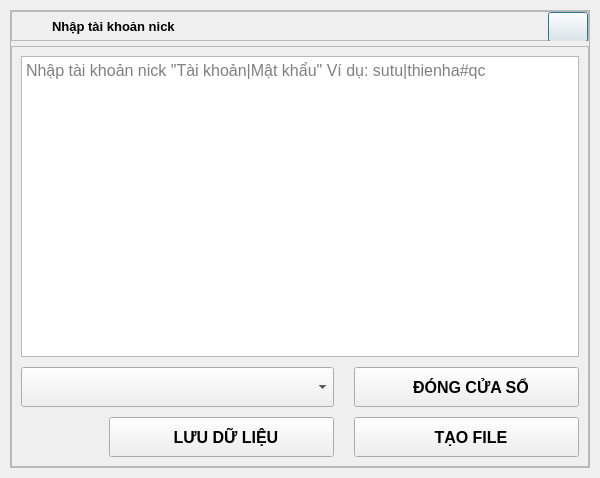
<?xml version="1.0" encoding="UTF-8"?>
<ui version="4.0">
 <class>Dialog_ImportNick</class>
 <widget class="QDialog" name="Dialog_ImportNick">
  <property name="geometry">
   <rect>
    <x>0</x>
    <y>0</y>
    <width>600</width>
    <height>478</height>
   </rect>
  </property>
  <property name="minimumSize">
   <size>
    <width>600</width>
    <height>450</height>
   </size>
  </property>
  <property name="windowTitle">
   <string>Nhập nick</string>
  </property>
  <property name="windowIcon">
   <iconset resource="resource.qrc">
    <normaloff>:/gui/iconapp/gui/apple.png</normaloff>:/gui/iconapp/gui/apple.png</iconset>
  </property>
  <layout class="QVBoxLayout" name="verticalLayout">
   <property name="spacing">
    <number>15</number>
   </property>
   <property name="leftMargin">
    <number>10</number>
   </property>
   <property name="topMargin">
    <number>10</number>
   </property>
   <property name="rightMargin">
    <number>10</number>
   </property>
   <property name="bottomMargin">
    <number>10</number>
   </property>
   <item>
    <widget class="QFrame" name="frame_body">
     <property name="styleSheet">
      <string notr="true"/>
     </property>
     <property name="frameShape">
      <enum>QFrame::StyledPanel</enum>
     </property>
     <property name="frameShadow">
      <enum>QFrame::Raised</enum>
     </property>
     <layout class="QVBoxLayout" name="verticalLayout_2">
      <property name="spacing">
       <number>5</number>
      </property>
      <property name="leftMargin">
       <number>0</number>
      </property>
      <property name="topMargin">
       <number>0</number>
      </property>
      <property name="rightMargin">
       <number>0</number>
      </property>
      <property name="bottomMargin">
       <number>0</number>
      </property>
      <item>
       <widget class="QFrame" name="frame_top">
        <property name="minimumSize">
         <size>
          <width>0</width>
          <height>30</height>
         </size>
        </property>
        <property name="maximumSize">
         <size>
          <width>16777215</width>
          <height>30</height>
         </size>
        </property>
        <property name="frameShape">
         <enum>QFrame::StyledPanel</enum>
        </property>
        <property name="frameShadow">
         <enum>QFrame::Raised</enum>
        </property>
        <layout class="QHBoxLayout" name="horizontalLayout_3">
         <property name="spacing">
          <number>10</number>
         </property>
         <property name="leftMargin">
          <number>10</number>
         </property>
         <property name="topMargin">
          <number>0</number>
         </property>
         <property name="rightMargin">
          <number>0</number>
         </property>
         <property name="bottomMargin">
          <number>0</number>
         </property>
         <item>
          <widget class="QLabel" name="label_logo">
           <property name="minimumSize">
            <size>
             <width>20</width>
             <height>20</height>
            </size>
           </property>
           <property name="maximumSize">
            <size>
             <width>20</width>
             <height>20</height>
            </size>
           </property>
           <property name="styleSheet">
            <string notr="true">image: url(:/gui/iconapp/gui/apple.png);
width: 20px;
height:20px;</string>
           </property>
           <property name="text">
            <string/>
           </property>
          </widget>
         </item>
         <item>
          <widget class="QLabel" name="label">
           <property name="font">
            <font>
             <family>Segoe UI</family>
             <pointsize>10</pointsize>
             <weight>75</weight>
             <bold>true</bold>
            </font>
           </property>
           <property name="cursor">
            <cursorShape>OpenHandCursor</cursorShape>
           </property>
           <property name="text">
            <string>Nhập tài khoản nick</string>
           </property>
          </widget>
         </item>
         <item>
          <widget class="QPushButton" name="pushButton_close">
           <property name="minimumSize">
            <size>
             <width>40</width>
             <height>30</height>
            </size>
           </property>
           <property name="maximumSize">
            <size>
             <width>40</width>
             <height>30</height>
            </size>
           </property>
           <property name="styleSheet">
            <string notr="true"/>
           </property>
           <property name="text">
            <string/>
           </property>
           <property name="iconSize">
            <size>
             <width>16</width>
             <height>16</height>
            </size>
           </property>
          </widget>
         </item>
        </layout>
       </widget>
      </item>
      <item>
       <widget class="QFrame" name="frame">
        <property name="minimumSize">
         <size>
          <width>40</width>
          <height>30</height>
         </size>
        </property>
        <property name="cursor">
         <cursorShape>PointingHandCursor</cursorShape>
        </property>
        <property name="frameShape">
         <enum>QFrame::StyledPanel</enum>
        </property>
        <property name="frameShadow">
         <enum>QFrame::Raised</enum>
        </property>
        <layout class="QVBoxLayout" name="verticalLayout_3">
         <property name="spacing">
          <number>10</number>
         </property>
         <item>
          <widget class="QTextEdit" name="textEdit_import_nick">
           <property name="minimumSize">
            <size>
             <width>400</width>
             <height>100</height>
            </size>
           </property>
           <property name="font">
            <font>
             <family>Segoe UI</family>
             <pointsize>12</pointsize>
            </font>
           </property>
           <property name="placeholderText">
            <string>Nhập tài khoản nick &quot;Tài khoản|Mật khẩu&quot; Ví dụ: sutu|thienha#qc</string>
           </property>
          </widget>
         </item>
         <item>
          <layout class="QHBoxLayout" name="horizontalLayout_2">
           <property name="spacing">
            <number>20</number>
           </property>
           <item>
            <widget class="QComboBox" name="comboBox_list_file">
             <property name="minimumSize">
              <size>
               <width>0</width>
               <height>40</height>
              </size>
             </property>
             <property name="maximumSize">
              <size>
               <width>16777215</width>
               <height>40</height>
              </size>
             </property>
             <property name="font">
              <font>
               <family>Segoe UI</family>
               <pointsize>12</pointsize>
               <weight>75</weight>
               <bold>true</bold>
              </font>
             </property>
             <property name="cursor">
              <cursorShape>PointingHandCursor</cursorShape>
             </property>
             <property name="styleSheet">
              <string notr="true"/>
             </property>
            </widget>
           </item>
           <item>
            <widget class="QPushButton" name="pushButton_close_file">
             <property name="minimumSize">
              <size>
               <width>225</width>
               <height>40</height>
              </size>
             </property>
             <property name="maximumSize">
              <size>
               <width>225</width>
               <height>40</height>
              </size>
             </property>
             <property name="font">
              <font>
               <family>Segoe UI</family>
               <pointsize>12</pointsize>
               <weight>75</weight>
               <bold>true</bold>
              </font>
             </property>
             <property name="text">
              <string>  ĐÓNG CỬA SỔ</string>
             </property>
             <property name="icon">
              <iconset resource="resource.qrc">
               <normaloff>:/resource/iconapp/20x20/cil-lock-locked.png</normaloff>:/resource/iconapp/20x20/cil-lock-locked.png</iconset>
             </property>
             <property name="iconSize">
              <size>
               <width>25</width>
               <height>25</height>
              </size>
             </property>
            </widget>
           </item>
          </layout>
         </item>
         <item>
          <layout class="QHBoxLayout" name="horizontalLayout">
           <property name="spacing">
            <number>20</number>
           </property>
           <item>
            <widget class="QLabel" name="label_3">
             <property name="text">
              <string/>
             </property>
            </widget>
           </item>
           <item>
            <widget class="QPushButton" name="pushButton__save_file">
             <property name="minimumSize">
              <size>
               <width>225</width>
               <height>40</height>
              </size>
             </property>
             <property name="maximumSize">
              <size>
               <width>225</width>
               <height>40</height>
              </size>
             </property>
             <property name="font">
              <font>
               <family>Segoe UI</family>
               <pointsize>12</pointsize>
               <weight>75</weight>
               <bold>true</bold>
              </font>
             </property>
             <property name="cursor">
              <cursorShape>PointingHandCursor</cursorShape>
             </property>
             <property name="text">
              <string>  LƯU DỮ LIỆU</string>
             </property>
             <property name="icon">
              <iconset resource="resource.qrc">
               <normaloff>:/resource/iconapp/20x20/cil-save.png</normaloff>:/resource/iconapp/20x20/cil-save.png</iconset>
             </property>
             <property name="iconSize">
              <size>
               <width>25</width>
               <height>25</height>
              </size>
             </property>
            </widget>
           </item>
           <item>
            <widget class="QPushButton" name="pushButton_create_file">
             <property name="minimumSize">
              <size>
               <width>225</width>
               <height>40</height>
              </size>
             </property>
             <property name="maximumSize">
              <size>
               <width>225</width>
               <height>40</height>
              </size>
             </property>
             <property name="font">
              <font>
               <family>Segoe UI</family>
               <pointsize>12</pointsize>
               <weight>75</weight>
               <bold>true</bold>
              </font>
             </property>
             <property name="cursor">
              <cursorShape>PointingHandCursor</cursorShape>
             </property>
             <property name="text">
              <string>  TẠO FILE</string>
             </property>
             <property name="icon">
              <iconset resource="resource.qrc">
               <normaloff>:/resource/iconapp/20x20/cil-file.png</normaloff>:/resource/iconapp/20x20/cil-file.png</iconset>
             </property>
             <property name="iconSize">
              <size>
               <width>25</width>
               <height>25</height>
              </size>
             </property>
            </widget>
           </item>
          </layout>
         </item>
        </layout>
       </widget>
      </item>
     </layout>
    </widget>
   </item>
  </layout>
 </widget>
 <resources>
  <include location="resource.qrc"/>
 </resources>
 <connections/>
</ui>
